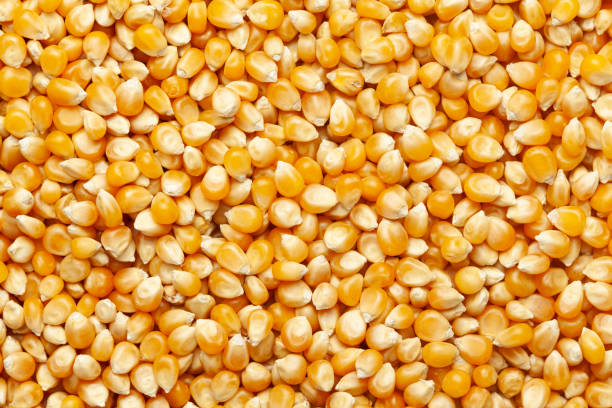
#> input picture cornseedimage.jpg, 612 x 408 px; its folder holds only this picture in this run
$ python -i retrain_calibrated_model.py   (imports and definitions only)
#> lines starting #> are read from the running program, lines starting #| are printed output that depends on the picture
"""
Retrain a calibrated seed classifier from ML Work image data and export model artifact
for backend inference.

Dataset expected:
  ML work/GermPredDataset/GermPredDataset/
    PennisetumGlaucum/img/*.jpg
    SecaleCereale/img/*.jpg
    ZeaMays/img/*.jpg

Usage:
  python ml/retrain_calibrated_model.py
"""

from __future__ import annotations

import json
import random
from pathlib import Path

import joblib
import numpy as np
from PIL import Image
from sklearn.calibration import CalibratedClassifierCV
from sklearn.ensemble import RandomForestClassifier
from sklearn.metrics import accuracy_score, classification_report
from sklearn.model_selection import train_test_split
from sklearn.pipeline import Pipeline
from sklearn.preprocessing import StandardScaler


ROOT = Path(__file__).resolve().parents[1]
DATASET_ROOT = ROOT.parent / "ML work" / "GermPredDataset" / "GermPredDataset"
OUTPUT_MODEL = ROOT / "backend" / "artifacts" / "seed_quality_calibrated.joblib"
OUTPUT_METRICS = ROOT / "backend" / "artifacts" / "seed_quality_training_metrics.json"

CLASSES = ["PennisetumGlaucum", "SecaleCereale", "ZeaMays"]


def extract_features(image_path: Path) -> np.ndarray:
#> called with image_path = '../cornseedimage.jpg'
    image = Image.open(image_path).convert("RGB").resize((96, 96))
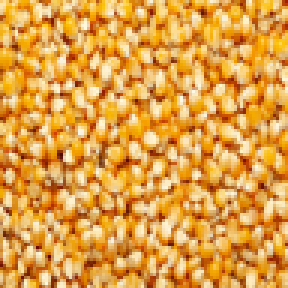
#> image: PIL image 96x96 RGB (shown 3 times larger); mean R, G, B 224.1, 160.1, 71
    arr = np.asarray(image, dtype=np.float32) / 255.0

    r = arr[:, :, 0]
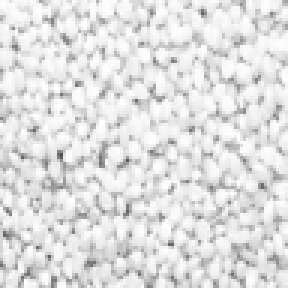
#> r: shape (96, 96) float32 (shown 3 times larger); min 0.31, max 1, mean 0.879
    g = arr[:, :, 1]
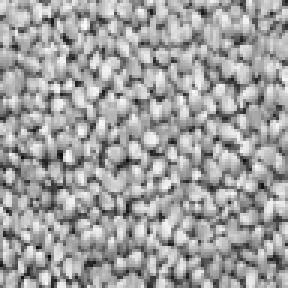
#> g: shape (96, 96) float32 (shown 3 times larger); min 0.0196, max 0.984, mean 0.628
    b = arr[:, :, 2]
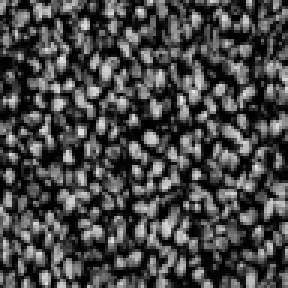
#> b: shape (96, 96) float32 (shown 3 times larger); min 0, max 0.914, mean 0.278
    gray = 0.299 * r + 0.587 * g + 0.114 * b
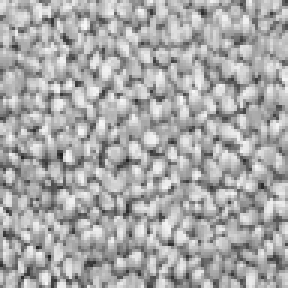
#> gray: shape (96, 96) float32 (shown 3 times larger); min 0.118, max 0.977, mean 0.663

    feats = [
        float(r.mean()),
        float(g.mean()),
        float(b.mean()),
        float(r.std()),
        float(g.std()),
        float(b.std()),
        float(gray.mean()),
        float(gray.std()),
        float(np.percentile(gray, 10)),
        float(np.percentile(gray, 50)),
        float(np.percentile(gray, 90)),
    ]
#> feats = [0.879, 0.628, 0.278, 0.1, 0.185, 0.233, 0.663, 0.158, 0.441, 0.678, 0.861]

    for channel in (r, g, b, gray):
        hist, _ = np.histogram(channel, bins=8, range=(0.0, 1.0), density=True)
        feats.extend(hist.astype(float).tolist())
#> this loop made 4 passes
#> hist on passes 1 to 4: [0, 0, 0.00174, 0.0417, 0.181, 0.688, 2.06, 5.03], [0.0321, 0.244, 0.622, 1.01, 1.67, 2.12, 1.74, 0.562], [2.85, 1.29, 1.19, 1.03, 0.82, 0.581, 0.235, 0.00868], [0.00174, 0.0608, 0.351, 0.898, 1.64, 2.48, 1.94, 0.631]
#> after the loop, feats = 43 values, max 5.03 at index 18, min 0 at index 11, mean 0.863

    return np.array(feats, dtype=np.float32)


# [89 lines left out: functions build_dataset, main, not called in this run]


# [2 lines not run here, left out]

>>> result = extract_features('../cornseedimage.jpg')
#> result has the same summary as feats in extract_features
